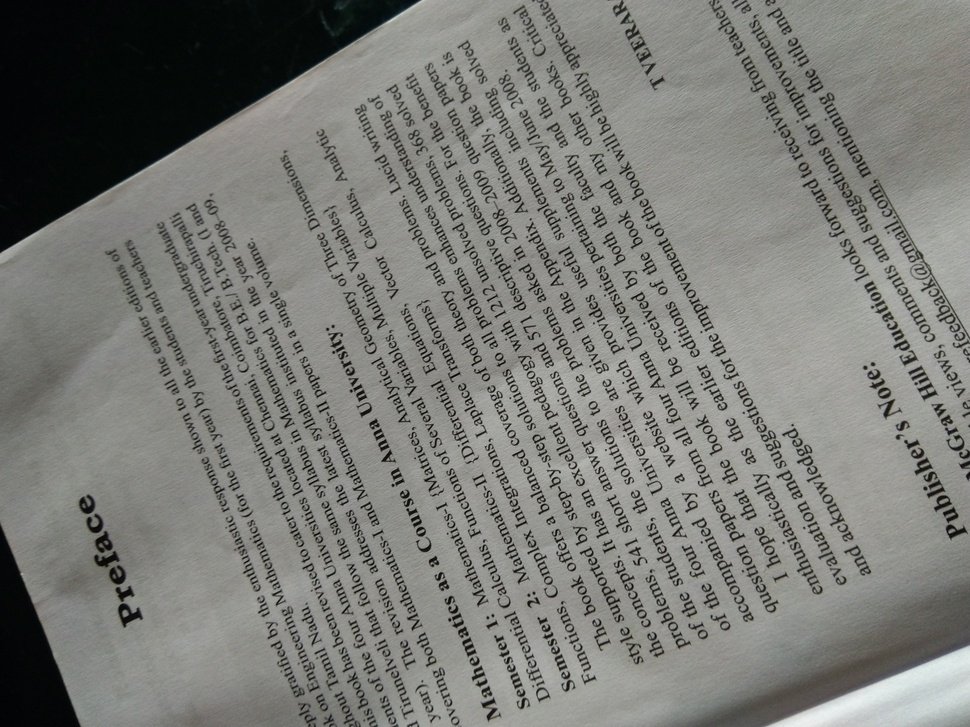
#> input picture Some basic CV/test1.jpg, 970 x 727 px, shrunk from 4608 x 3456 before the run
$ python Spider-Computer_Vision_Task1.py   (older library calls are emulated)
#> lines starting #> are read from the running program, lines starting #| are printed output that depends on the picture; after the words box and inside, x2 and y2 are one past the last pixel; in counts of white or black regions, pixels touching at a corner belong together
import cv2
import numpy as np

#Initialising callback function of trackbar
def nothing(x):
    pass

#Contour detection after smoothing the image
img_location = input('Enter image location:\n')
#> the answer given: ../Some basic CV/test1.jpg
img = cv2.imread(img_location,-1)
#> img is the input picture: shape (727, 970, 3); mean B, G, R 118.5, 123, 122.2
blur = cv2.blur(img,(3,3))
im_gray = cv2.cvtColor(blur,cv2.COLOR_BGR2GRAY)
ret, thresh = cv2.threshold(im_gray,0,255,cv2.THRESH_BINARY+cv2.THRESH_OTSU)
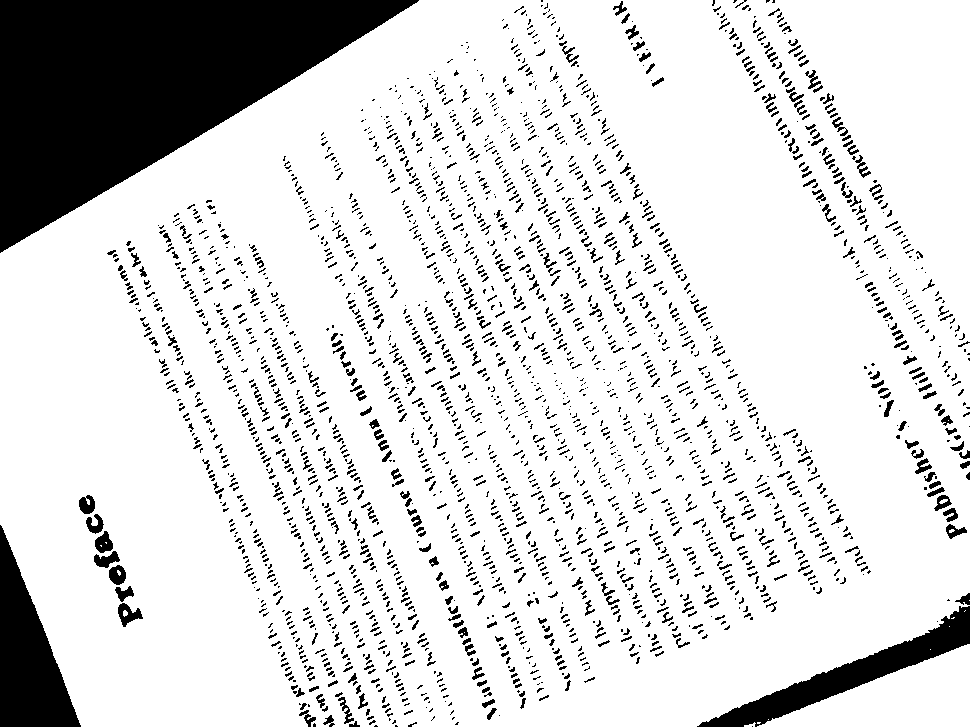
#> thresh: shape (727, 970); 84.7% white; 2586 black regions (2102 under 20 px)
#> ret = 86
_,contours,_ = cv2.findContours(thresh,cv2.RETR_LIST,cv2.CHAIN_APPROX_SIMPLE)
#> contours = 2879 contours, 1648 with area under 20; largest, box (x1, y1, x2, y2) and area: (0, 0, 970, 727) 624720, (757, 644, 970, 727) 8840, (117, 602, 144, 628) 363, (94, 530, 114, 554) 292, (108, 564, 127, 586) 287

#Creating window
cv2.namedWindow('Contours',cv2.WINDOW_NORMAL)

#Creating Trackbar
cv2.createTrackbar('Trackbar','Contours',0,len(contours)-1,nothing)

#Creating dictionary of perimeter of the contours
contoursDict,indice = {},0
for cnt in contours:
    perimeter = cv2.arcLength(cnt,True)
    contoursDict[indice] = perimeter
    indice += 1
#> this loop made 2879 passes
#> perimeter on passes 2, 3, 5: 27.9, 13.9, 15.9
#> after the loop, contoursDict = 2879 items; indice = 2879

#Making a contour having contours in ascending order
acs_contours = []
for item in sorted(contoursDict.items(),key = lambda x: x[1],reverse = False):
    acs_contours.append(contours[item[0]])
#> this loop made 2879 passes
#> item on passes 1 to 3: (6, 0), (149, 0), (203, 0)
#> after the loop, acs_contours has the same summary as contours

#Final loop
while True:

    #getting Trackbar position
    position = cv2.getTrackbarPos('Trackbar','Contours')

    #For making the image contour free when position changes
    blur = cv2.blur(img,(3,3))

    #Drawing contours of Red color with 3 pixel thickness
    cv2.drawContours(blur,acs_contours,position,(0,0,255),3)
#> blur: shape (727, 970, 3); mean B, G, R 118.5, 123, 122.2
    cv2.imshow('Contours',blur)

    #Press 'q' to quit the program
    if cv2.waitKey(1) == ord('q'):
#> (key q is pressed here)
        break

cv2.destroyAllWindows()
